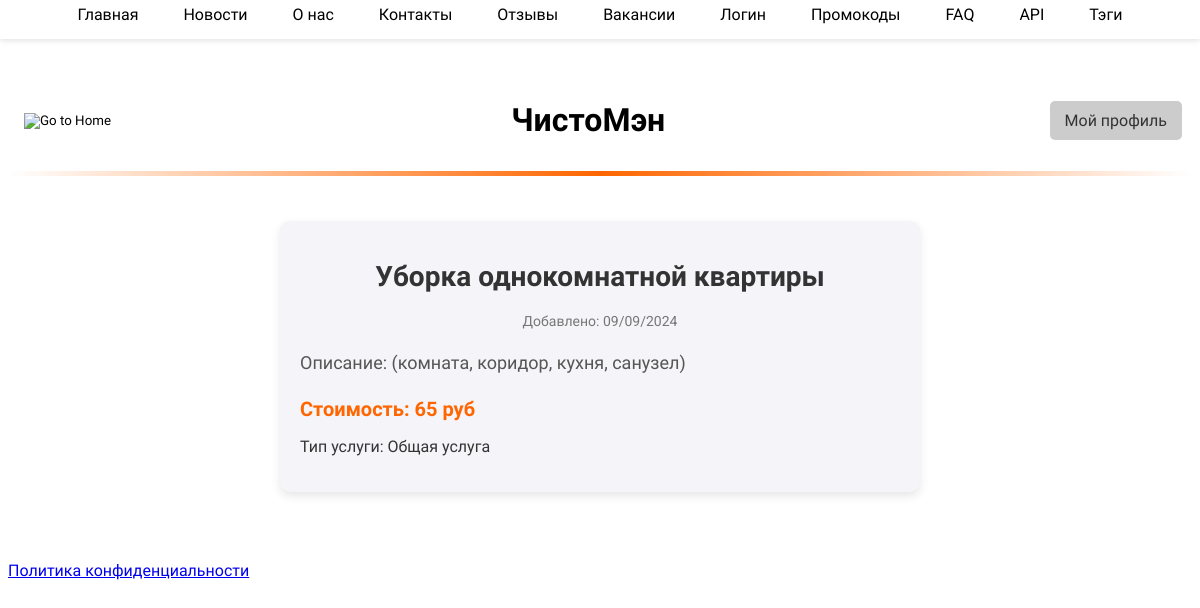
Page /2024/9/9/4/ on the committed database.
### main/models.py (models this page shows, shortened)
class Service(models.Model):
    title = models.CharField('Название',max_length=50)
    description = models.TextField('Описание')
    price = models.IntegerField('Стоимость',default=100)
    service_type = models.ForeignKey(ServiceType, on_delete=models.CASCADE, verbose_name='Тип услуги',default=1)
    publish = models.DateTimeField(default=timezone.now)
    class Meta:
        verbose_name = 'Услуга'
        verbose_name_plural = 'Услуги'

class ServiceType(models.Model):
    name = models.CharField('Название типа', max_length=50)
    def __str__(self):
        return self.name
    class Meta:
        verbose_name = 'Тип услуги'
        verbose_name_plural = 'Типы услуг'

### main/views.py (the view)
# urls.py: path('<int:year>/<int:month>/<int:day>/<int:id>/', views.service_detail,
def service_detail(request, year, month, day, id):
    service = get_object_or_404(Service,
                                id=id,
                                publish__year=year,
                                publish__month=month,
                                publish__day=day)
    return render(request, 'main/service_detail.html', {'service': service})

### main/context_processors.py (called while the page is built)
def partners_processor(request):
    partners = Partner.objects.all()
    return {
        'partners': partners,
    }

### main/templates/main/service_detail.html (shortened to what this page needs)
{% extends "main/base.html" %}
{% block content %}
<div class="service-detail-container">
    <h1 class="service-detail-title">{{ service.title }}</h1>
    <p class="service-detail-date">Добавлено: {{ service.publish|date:"d/m/Y" }}</p>
    <p class="service-detail-description">Описание: {{ service.description }}</p>
    <p class="service-detail-price">Стоимость: {{ service.price }} руб</p>
    <p class="service-detail-type">Тип услуги: {{ service.service_type }}</p>
</div>
{% endblock %}

### main/static/css/style.css (style rules this page uses)
body { font-family: 'Roboto', Arial, sans-serif; background-color: white; font-kerning: normal; }
.service-detail-container { max-width: 600px; margin: 50px auto; padding: 20px; background-color: #f4f4f9; border-radius: 10px; box-shadow: 0 4px 10px rgba(0, 0, 0, 0.1); }
.service-detail-title { font-size: 28px; font-weight: bold; color: #333; text-align: center; margin-bottom: 20px; }
.service-detail-date { font-size: 14px; color: #777; text-align: center; margin-bottom: 20px; }
.service-detail-description { font-size: 18px; color: #555; margin-bottom: 15px; line-height: 1.6; }
.service-detail-price { font-size: 20px; font-weight: bold; color: #ff6600; margin-bottom: 15px; }
.service-detail-type { font-size: 16px; color: #333; }

### rows in the picture
Service: title "Уборка однокомнатной квартиры", publish "09/09/2024", description "(комната, коридор, кухня, санузел)", price "65", service_type "Общая услуга"
